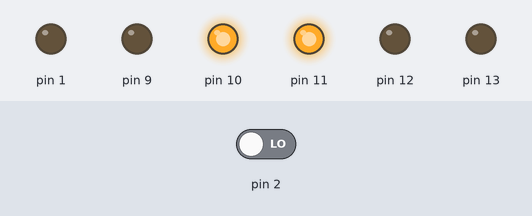
A sketch run on a simulated Arduino Uno, built with avr-gcc and run on an emulated ATmega328P. On the bench: output pins drawn as LEDs (lit = HIGH). The test bench sets the inputs (shaded band); at power-on: pin 2 LOW.

Above: at 1.2 s.
1.3 s: pin 2 driven HIGH
At 2.0 s:
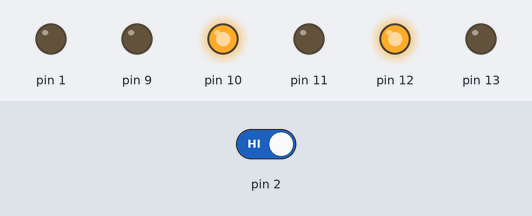
At 2.7 s:
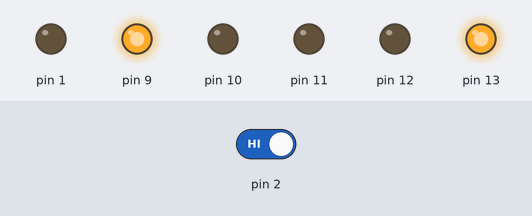
Timing chart, 0 to 10.3 s (numbered marks = the images above; inputs shaded):
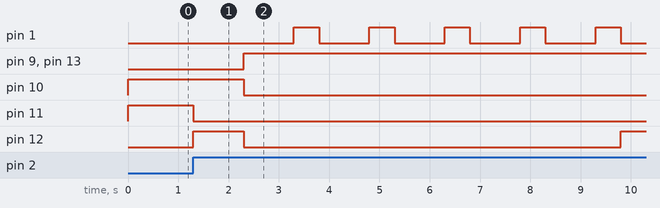

The sketch:

code.ino
```cpp
int buttonState = 0;
int counter;

void setup() {
  pinMode(2, INPUT);
  pinMode(11, OUTPUT);
  pinMode(12, OUTPUT);
  pinMode(13, OUTPUT);
  pinMode(10, OUTPUT);
  pinMode(9, OUTPUT);
  pinMode(1, OUTPUT);
}

void loop() {
  if (digitalRead(2) == HIGH) {
    digitalWrite(11, LOW);
    digitalWrite(12, HIGH);
    delay(1000); // Wait for 1000 millisecond(s)
    digitalWrite(13, HIGH);
    digitalWrite(11, LOW);
    digitalWrite(10, LOW);
    digitalWrite(9, HIGH);
    digitalWrite(12, LOW);

    for (counter = 0; counter < 5; ++counter) {
      delay(500); // Wait for 500 millisecond(s)
      digitalWrite(1, LOW);
      delay(500); // Wait for 500 millisecond(s)
      digitalWrite(1, HIGH);
      delay(500); // Wait for 500 millisecond(s)
      digitalWrite(1, LOW);
    }
  } else {
    digitalWrite(13, LOW);
    digitalWrite(12, LOW);
    digitalWrite(11, HIGH);
    digitalWrite(10, HIGH);
    digitalWrite(9, LOW);
    digitalWrite(1, LOW);
  }
}
```

Measured:
- after the input at 1.3 s, pin 1: alternates HIGH for 0.50 s and LOW for 1.0 s, starting after 2.0 s; pin 9, pin 13: LOW → HIGH after 1.0 s; pin 10: HIGH → LOW after 1.0 s; pin 11: HIGH → LOW at once; pin 12: LOW → HIGH at once, → LOW 1.0 s later, → HIGH 7.5 s later
